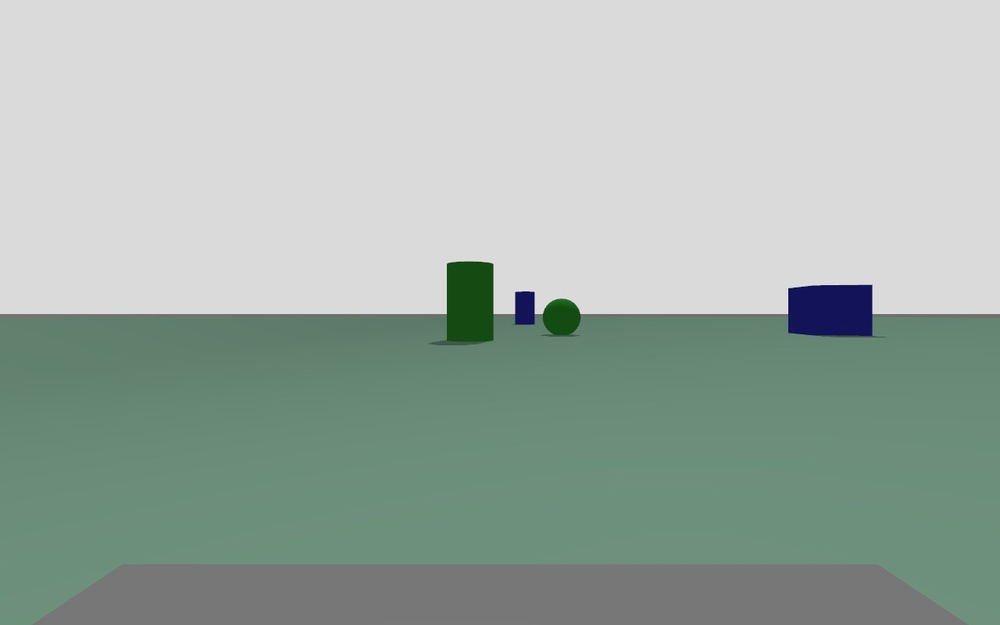
#> input picture rover/eval_traces_expert/open_ground_seed09000/frames/000000.jpg, 1000 x 625 px, shrunk from 1280 x 800 before the run; the run also reads 1 picture not shown here
$ python side_by_side_gif.py --left ../eval_traces_expert/open_ground_seed09000/frames/000000.jpg --right ../eval_traces_expert/open_ground_seed09000/frames/000003.jpg --out out.png
#> lines starting #> are read from the running program, lines starting #| are printed output that depends on the picture
#!/usr/bin/env python3
"""Combine two overview GIFs into one side-by-side comparison GIF.

Frame counts differ between runs, so the shorter clip holds its last frame
until the longer one finishes (both start together, so the comparison is
time-aligned from t=0).

  python side_by_side_gif.py --left expert.gif --right policy.gif \
      --left-label EXPERT --right-label POLICY --out cmp.gif
"""

import argparse

from PIL import Image, ImageDraw, ImageSequence

BAR = 26  # header strip height


def frames_of(path):
    im = Image.open(path)
#> im is the input picture: PIL image 1000x625 RGB; mean R, G, B 160.8, 174.7, 167.1
    return [f.convert('RGB').copy() for f in ImageSequence.Iterator(im)]


def main():
    ap = argparse.ArgumentParser()
    ap.add_argument('--left', required=True)
    ap.add_argument('--right', required=True)
    ap.add_argument('--left-label', default='EXPERT')
    ap.add_argument('--right-label', default='POLICY')
    ap.add_argument('--out', required=True)
    ap.add_argument('--fps', type=int, default=10)
    a = ap.parse_args()

    L, R = frames_of(a.left), frames_of(a.right)
    n = max(len(L), len(R))
#> n = 1
    w, h = L[0].size
#> w = 1000; h = 625
    out = []
    for i in range(n):
        l = L[min(i, len(L) - 1)]
        r = R[min(i, len(R) - 1)]
        canvas = Image.new('RGB', (w * 2 + 6, h + BAR), (18, 18, 18))
        canvas.paste(l, (0, BAR))
        canvas.paste(r, (w + 6, BAR))
        d = ImageDraw.Draw(canvas)
        d.text((10, 7), f'{a.left_label}  ({len(L)} frames)', fill=(120, 240, 120))
        d.text((w + 16, 7), f'{a.right_label}  ({len(R)} frames)', fill=(120, 190, 255))
        out.append(canvas)
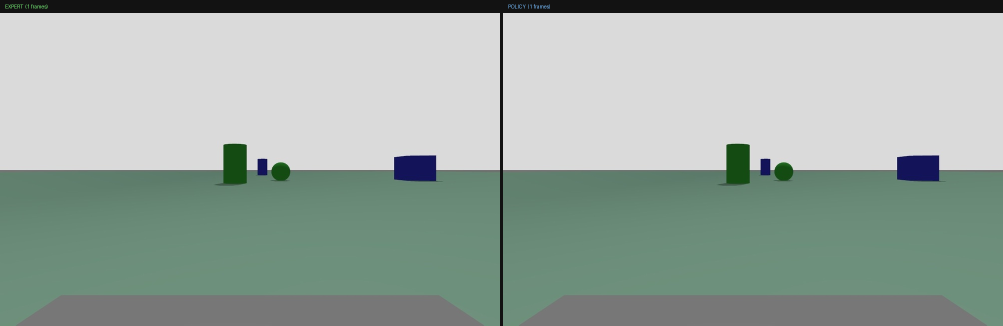
#> canvas: PIL image 2006x651 RGB (shown at 1/2 size); mean R, G, B 154.7, 168.1, 160.7
#> after the loop, out = 1 item

    out[0].save(a.out, save_all=True, append_images=out[1:],
                duration=int(1000 / a.fps), loop=0, optimize=True)
    print(f'wrote {a.out}: {len(out)} frames')
#| wrote out.png: 1 frames


if __name__ == '__main__':
    main()
